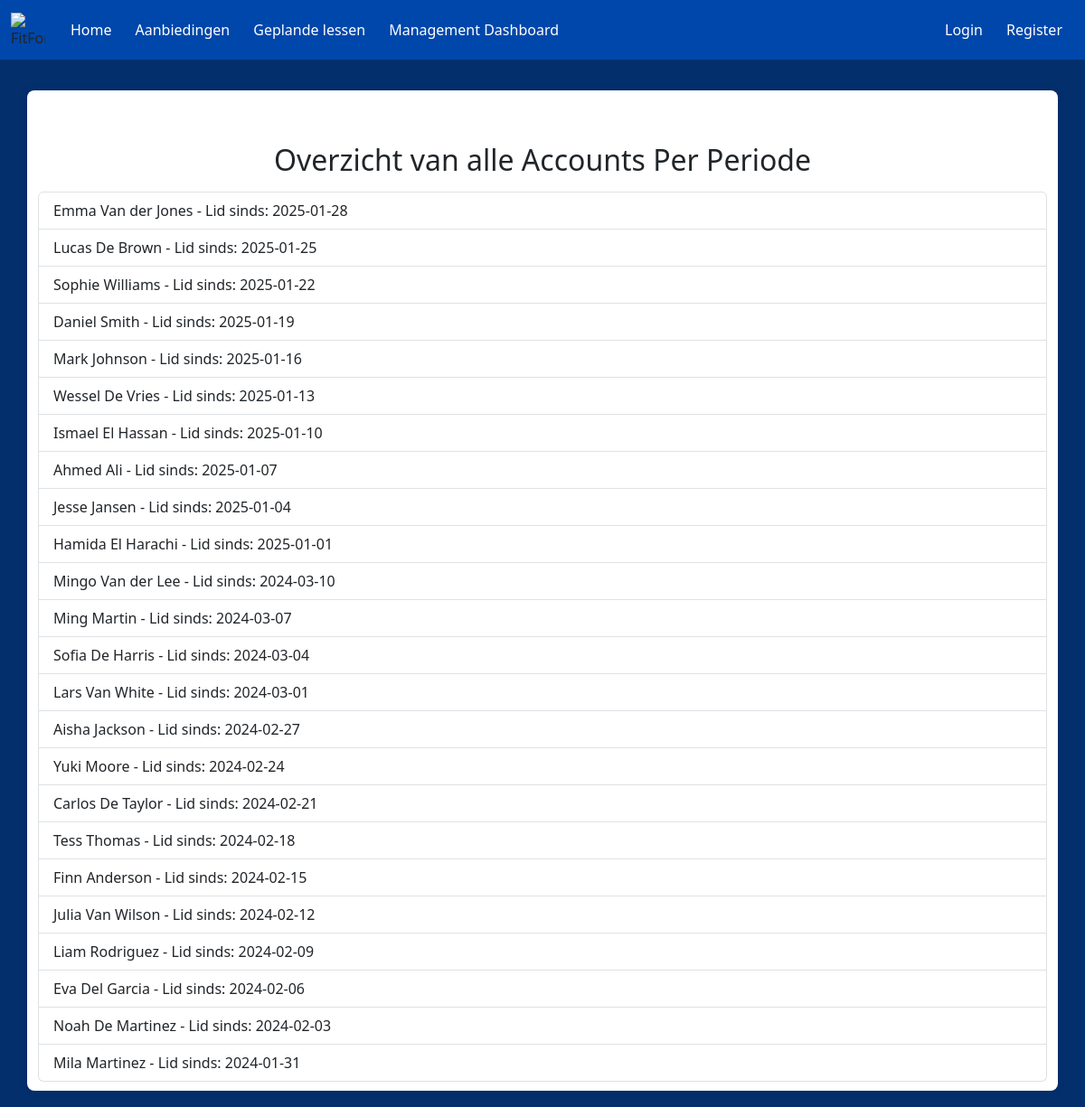
Page /PerPeriode/AccountPerPeriode.php on the committed database.
### tables this page shows
CREATE TABLE LedenOverzicht
(
    user_id               INT(5)          UNSIGNED               NOT NULL   AUTO_INCREMENT,
    Nummer           MEDIUMINT                              NOT NULL,
    username         VARCHAR(50)                            NOT NULL,
    Voornaam         VARCHAR(150)                           NOT NULL,
    Tussenvoegsel    VARCHAR(50)                            NULL,
    Achternaam       VARCHAR(150)                           NOT NULL,
    Mobiel           VARCHAR(180)                           NOT NULL,
    Email            VARCHAR(255)                           NOT NULL,
    Lid_Sinds        DATE                                   NULL,
    rol              ENUM('Administrator','Medewerker','Lid','GastGebruiker') NULL,
    password         VARCHAR(255)                           NOT NULL,
    IsActief         BIT                                    NOT NULL    DEFAULT 1,
    Opmerking        VARCHAR(255)                           NULL        DEFAULT NULL,
    DatumAangemaakt  DATETIME(6)                            NOT NULL,
    DatumGewijzigd   DATETIME(6)                            NOT NULL,
    CONSTRAINT       PK_LedenOverzicht_user_id              PRIMARY KEY CLUSTERED(user_id)
);

### PerPeriode/AccountPerPeriode.php (the view, shortened to what this page needs)
<!doctype html>
<html lang="en">
  <head>
    <link rel="stylesheet" href="style.css">
    <link href="https://cdn.jsdelivr.net/npm/bootstrap@5.3.3/dist/css/bootstrap.min.css" rel="stylesheet">
  </head>
  <body>
  <nav class="navbar navbar-expand-lg fixed-top">
    <div class="container-fluid">
      <img class="logo"
        src="https://www.burda-forward.de/files/images/03_Media/Brands/FitForFun/BF_Media_Brands_FitForFun_logo.png"
        alt="FitForFun Logo">
      <div class="collapse navbar-collapse" id="navbarNav">
        <ul class="navbar-nav me-auto">
          <li class="nav-item">
            <a class="nav-link" href="../Homepagina/index.php">Home</a>
          </li>
          <li class="nav-item">
            <a class="nav-link" href="../AanbiedingenPagina/aanbiedingen.php">Aanbiedingen</a>
          </li>
          <li class="nav-item">
            <a class="nav-link" href="../LesOverzicht/public/lessen.php">Geplande lessen</a>
          </li>
          <li class="nav-item">
            <a class="nav-link" href="../AccountsOverzicht/login.php">Management Dashboard</a>
          </li>
            </ul>
            <?php
            if (isset($_SESSION['loggedin']) && $_SESSION['loggedin'] === true) {
              echo '<ul class="navbar-nav">
                  <li class="nav-item">
                    <a class="nav-link" href="../Accountgegevens/index.php">Accountinstellingen</a>
                  </li>
                  <li class="nav-item">
                    <a class="nav-link" href="../AccountsOverzicht/logout.php">Uitloggen</a>
                  </li>
                  </ul>';
            } else {
              echo '<ul class="navbar-nav">
                  <li class="nav-item">
                    <a class="nav-link" href="../AccountsOverzicht/login.php">Login</a>
                  </li>
                  <li class="nav-item">
                    <a class="nav-link" href="../PerPeriode/create.php">Register</a>
                  </li>
                  </ul>';
            }
            ?>
          </div>
        </div>
      </nav>
        <div class="container">
        <?php
            $mysqli = new mysqli("localhost", "root", "", "FitForFun");
            $result = $mysqli->query("SELECT Voornaam,Tussenvoegsel,Achternaam, Lid_Sinds  FROM LedenOverzicht ORDER BY Lid_Sinds DESC");
            if ($result->num_rows > 0) {
                echo str_repeat("<br>", 2);
                echo "<h2 class='mb-3 text-center'>Overzicht van alle Accounts Per Periode</h2><ul class='list-group'>";
                while ($row = $result->fetch_assoc()) {
                    echo "<li class='list-group-item d-flex justify-content-between align-items-center'>";
                    echo "<span>" . htmlspecialchars($row['Voornaam'] ) . " " .htmlspecialchars($row['Tussenvoegsel'] ?? '') . " " . htmlspecialchars($row['Achternaam']) . " - Lid sinds: " . htmlspecialchars($row['Lid_Sinds']) . "</span>";
                    echo "<span>";
                }
                echo "</ul>";
            } else {
                echo "";
            }
            ?>
                </div>
  </body>
</html>

### PerPeriode/style.css (style rules this page uses)
body { font-family: Arial, sans-serif; background-color: #060690; background-size: cover; background-position: center; background-color: #032f6d !important; padding-top: 80px; }
.container { width: 500px; margin: 20px auto; padding: 10px; background-color: white; border-radius: 8px; box-shadow: 0 0 10px rgba(0, 0, 0, 0.1); }
.navbar { background-color: #0047AB; }
.logo { width: 38px; height: 38px; margin-right: 15px; }
.nav-link { color: white !important; margin: 5px; }

### rows in the picture
ledenoverzicht: Voornaam "Emma", Tussenvoegsel "Van der", Achternaam "Jones", Lid_Sinds "2025-01-28"
ledenoverzicht: Voornaam "Lucas", Tussenvoegsel "De", Achternaam "Brown", Lid_Sinds "2025-01-25"
ledenoverzicht: Voornaam "Sophie", Achternaam "Williams", Lid_Sinds "2025-01-22"
ledenoverzicht: Voornaam "Daniel", Achternaam "Smith", Lid_Sinds "2025-01-19"
ledenoverzicht: Voornaam "Mark", Achternaam "Johnson", Lid_Sinds "2025-01-16"
ledenoverzicht: Voornaam "Wessel", Tussenvoegsel "De", Achternaam "Vries", Lid_Sinds "2025-01-13"
ledenoverzicht: Voornaam "Ismael", Tussenvoegsel "El", Achternaam "Hassan", Lid_Sinds "2025-01-10"
ledenoverzicht: Voornaam "Ahmed", Achternaam "Ali", Lid_Sinds "2025-01-07"
ledenoverzicht: Voornaam "Jesse", Achternaam "Jansen", Lid_Sinds "2025-01-04"
ledenoverzicht: Voornaam "Hamida", Tussenvoegsel "El", Achternaam "Harachi", Lid_Sinds "2025-01-01"
ledenoverzicht: Voornaam "Mingo", Tussenvoegsel "Van der", Achternaam "Lee", Lid_Sinds "2024-03-10"
ledenoverzicht: Voornaam "Ming", Achternaam "Martin", Lid_Sinds "2024-03-07"
ledenoverzicht: Voornaam "Sofia", Tussenvoegsel "De", Achternaam "Harris", Lid_Sinds "2024-03-04"
ledenoverzicht: Voornaam "Lars", Tussenvoegsel "Van", Achternaam "White", Lid_Sinds "2024-03-01"
ledenoverzicht: Voornaam "Aisha", Achternaam "Jackson", Lid_Sinds "2024-02-27"
ledenoverzicht: Voornaam "Yuki", Achternaam "Moore", Lid_Sinds "2024-02-24"
ledenoverzicht: Voornaam "Carlos", Tussenvoegsel "De", Achternaam "Taylor", Lid_Sinds "2024-02-21"
ledenoverzicht: Voornaam "Tess", Achternaam "Thomas", Lid_Sinds "2024-02-18"
ledenoverzicht: Voornaam "Finn", Achternaam "Anderson", Lid_Sinds "2024-02-15"
ledenoverzicht: Voornaam "Julia", Tussenvoegsel "Van", Achternaam "Wilson", Lid_Sinds "2024-02-12"
ledenoverzicht: Voornaam "Liam", Achternaam "Rodriguez", Lid_Sinds "2024-02-09"
ledenoverzicht: Voornaam "Eva", Tussenvoegsel "Del", Achternaam "Garcia", Lid_Sinds "2024-02-06"
ledenoverzicht: Voornaam "Noah", Tussenvoegsel "De", Achternaam "Martinez", Lid_Sinds "2024-02-03"
ledenoverzicht: Voornaam "Mila", Achternaam "Martinez", Lid_Sinds "2024-01-31"
